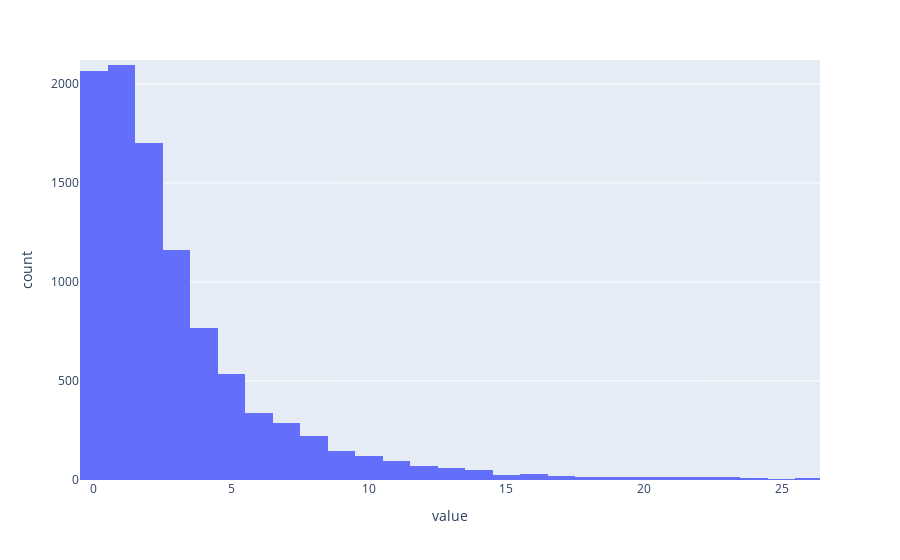

The code cell stored with this chart in its notebook:
### Code cell
fig = px.histogram(N)
fig.update_layout(showlegend=False)

### Figure 1 — Plotly figure (JSON) as saved in the notebook; plotly's stock layout.template omitted (floating-point values rounded to 4 significant figures; data arrays with more than 128 entries replaced by an {"elided": "..."} marker saying what was removed)
{"data": [{"alignmentgroup": "True", "bingroup": "x", "hovertemplate": "variable=0<br>value=%{x}<br>count=%{y}<extra></extra>", "legendgroup": "0", "marker": {"color": "#636efa"}, "name": "0", "offsetgroup": "0", "orientation": "v", "showlegend": true, "type": "histogram", "x": {"elided": "10000 int values"}, "xaxis": "x", "yaxis": "y"}], "layout": {"autosize": true, "barmode": "relative", "legend": {"title": {"text": "variable"}, "tracegroupgap": 0}, "margin": {"t": 60}, "showlegend": false, "xaxis": {"anchor": "y", "autorange": false, "domain": [0, 1], "range": [-0.5, 26.4], "title": {"text": "value"}, "type": "linear"}, "yaxis": {"anchor": "x", "autorange": false, "domain": [0, 1], "range": [0, 2121.0], "title": {"text": "count"}}}}
